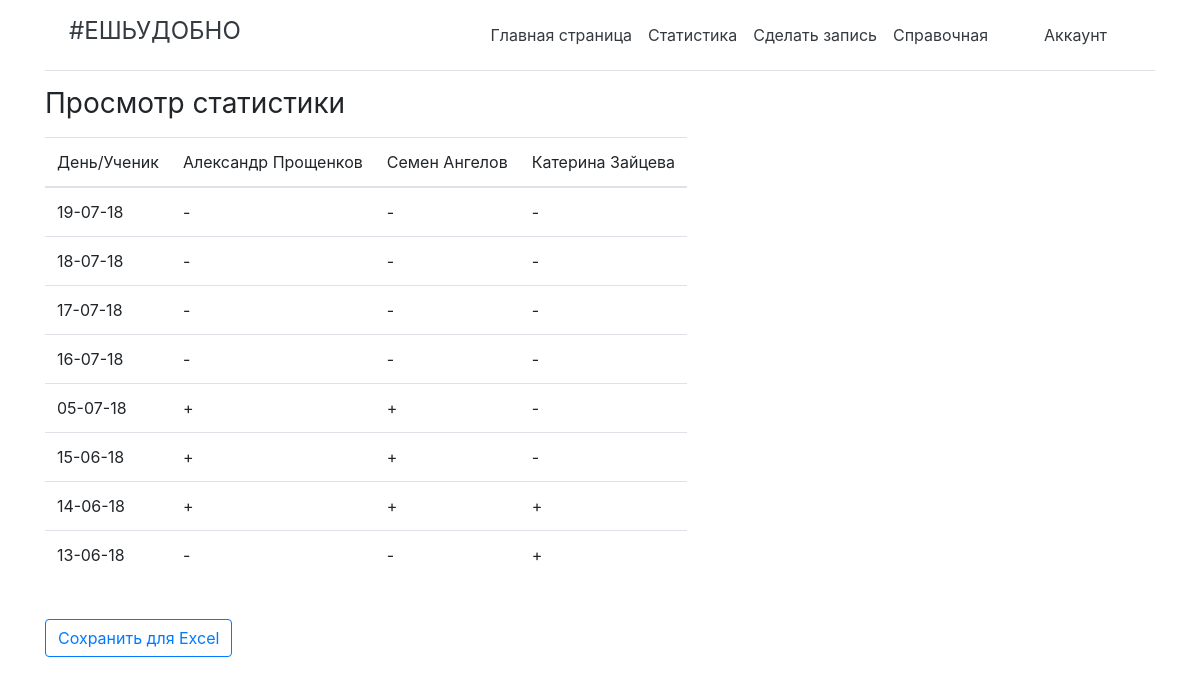
The app's page /class/4/ (signed in), older data.
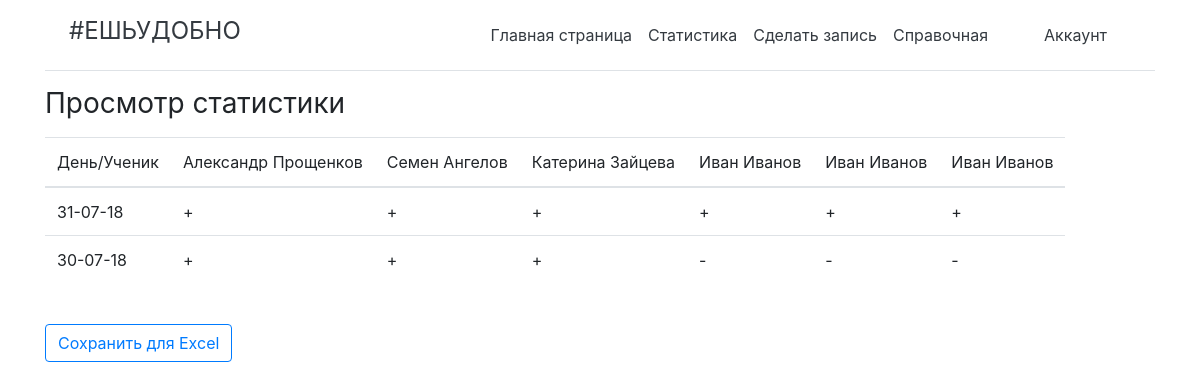
The same page, newer data.
### app/models.py (models this page shows, shortened)
class People(models.Model):
    first_name = models.CharField(max_length=100, help_text = 'Имя учащегося')
    last_name = models.CharField(max_length=100, help_text = 'Фамилия учащегося')
    school_class = models.ForeignKey(SchoolClass, help_text = 'Класс ученика', on_delete = models.SET_NULL, null=True)
    def __str__(self):
        return '{} {}'.format(self.first_name, self.last_name)

class State(models.Model):
    date = models.DateField(help_text = '- в формате дд.мм.гггг')
    status = models.CharField(max_length=1)
    people = models.ManyToManyField(People,
        help_text = '-выберите только тех, кто пришел!',
        related_name="peoples",
        blank = 'true')
    school_class = models.CharField(max_length=10)
    school_class_id = models.CharField(max_length=10)
    author = models.CharField(max_length=100)
    availability = models.CharField(max_length=2)
    class Meta:
        ordering = ['-date']

### app/views.py (the view)
# urls.py: path('class/<int:pk>/', views.class_detail_view, name='detail'),
@login_required
def class_detail_view(request, pk):
    state = State.objects.filter(school_class='{}'.format(SchoolClass.objects.filter(id=pk).first()), availability='+')
    cls = SchoolClass.objects.filter(id='{}'.format(pk))
    people = People.objects.filter(school_class='{}'.format(pk))
    return render(
        request,
        'app/state_list.html',
        context = {'state': state, 'cls':cls, 'people':people, 'pk':pk})

### app/models.py (called while the page is built)
    def __str__(self):
        return self.school_class

### app/templates/app/state_list.html (shortened to what this page needs)
{% extends "base_generic.html" %}
{% block content %}
{% load static %}
<link rel="stylesheet" type="text/css" href="{% static 'css/datatables.min.css' %}">
<div class="container">
  <h3 class="font-weight-normal">Просмотр статистики</h3>
  {% if state %}
    <table id="table" class="table-responsive table-hover table display">
      <thead>
        <tr>
          <th><div class="font-weight-normal">День/Ученик</div></th>
          {% for i in people %}
            <th><div class="font-weight-normal">{{i}}</div></th>
          {% endfor %}
        </tr>
      </thead>
      <tbody>
        {% for i in state %}
          <tr scope = "row">
            {% ifchanged i.date %}
              <td><div class="font-weight-normal">{{i.date|date:"d-m-y"}}</div></td>
              {% for d in people%}
                {% if d in i.people.all %}
                  <td><div class="font-weight-normal">+</div></td>
                {% else %}
                  <td><div class="font-weight-normal">-</div></td>
                {% endif %}
              {% endfor %}
            {% endifchanged %}
          </tr>
        {% endfor %}
      </tbody>
    </table>
    {% if request.user.groups.get.name == "Writer" %}
      <br>
      <button type="button" class="btn btn-outline-primary" onclick="tableToExcel('table', 'Example')">Сохранить для Excel</button>
    {% endif %}
  {% else %}
    <h5 class="font-weight-normal">Нет ни одной записи</h5>
  {% endif %}
{% endblock %}

### app/templates/base_generic.html (shortened to what this page needs)
<!DOCTYPE html>
<html lang="ru">
<head>
  <link rel="stylesheet" href="https://maxcdn.bootstrapcdn.com/bootstrap/4.1.0/css/bootstrap.min.css">
  {% load static %}
  {% block static %}<link rel="stylesheet" href="{% static 'css/styles.css' %}">{% endblock %}
</head>
<body>
  <div class="container">
    {% block sidebar %}
    <nav class="navbar navbar-expand-md bg-white box-shadow border-bottom align-items-center">
      <h4 class="font-weight-normal navbar-brand pl-2"><a class="text-dark" href="{% url 'index' %}">#ЕШЬУДОБНО</a></h4>
      <div class="collapse navbar-collapse" id="navbarsExampleDefault">
        <ul class="navbar-nav mr-md-4 mx-auto ">
          <li class="nav-item">
            <a class="p-2 text-dark nav-link" href="{% url 'index' %}">Главная страница</a>
          </li>
          <li class="nav-item">
            <a class="p-2 text-dark nav-link" href="{% url 'class' %}">Статистика</a>
          </li>
          <li class="nav-item">
            <a class="p-2 text-dark nav-link" href="{% url 'writeindex' %}">Сделать запись</a>
          </li>
          <li class="nav-item">
            <a class="pr-5 pl-2 text-dark nav-link" href="{% url 'faq'%}">Справочная</a>
          </li>
          {% if user.is_authenticated %}
            <li class="nav-item">
              <a class="p-2 text-dark nav-link" href="{% url 'account'%}">Аккаунт</a>
            </li>
          {% else %}
            <li class="nav-item">
              <a href="{% url 'login' %}" class="btn btn-outline-primary">Войти</a>
            </li>
          {% endif %}
        </ul>
      </div>
    </nav>
    {% endblock %}
  </div>
    <div class="pt-3">{% block content %}{% endblock %}</div>
</body>
</html>

### app/static/css/styles.css (style rules this page uses)
.navbar-brand { font-size: 1.5rem; }
ul { list-style: circle; }

Row changes from the older to the newer data that the page shows:
removed State: date "19-07-18"
removed State: date "18-07-18"
removed State: date "17-07-18"
removed State: date "16-07-18"
removed State: date "05-07-18"
removed State: date "15-06-18"
removed State: date "14-06-18"
removed State: date "13-06-18"
added People: first_name+last_name "Иван Иванов"
added People: first_name+last_name "Иван Иванов"
added People: first_name+last_name "Иван Иванов"
added State: date "31-07-18"
added State: date "30-07-18"
